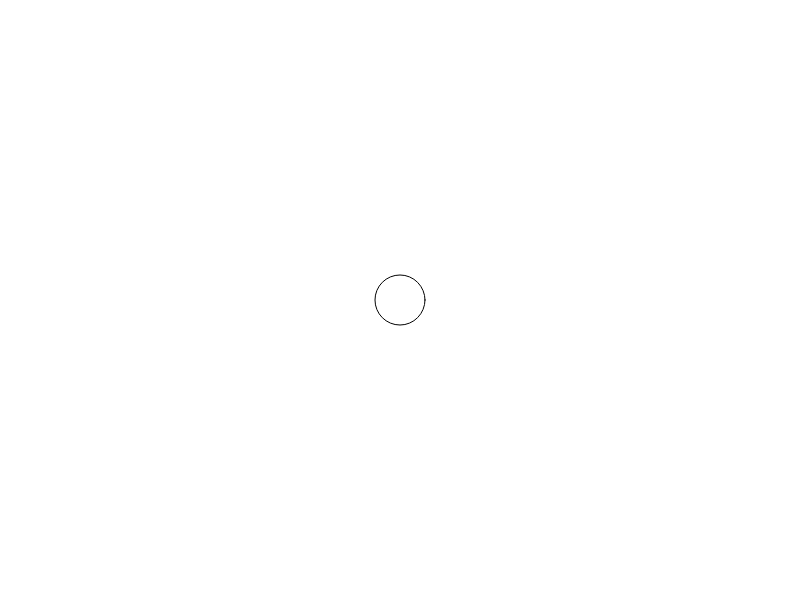
Frame 1 (no input)
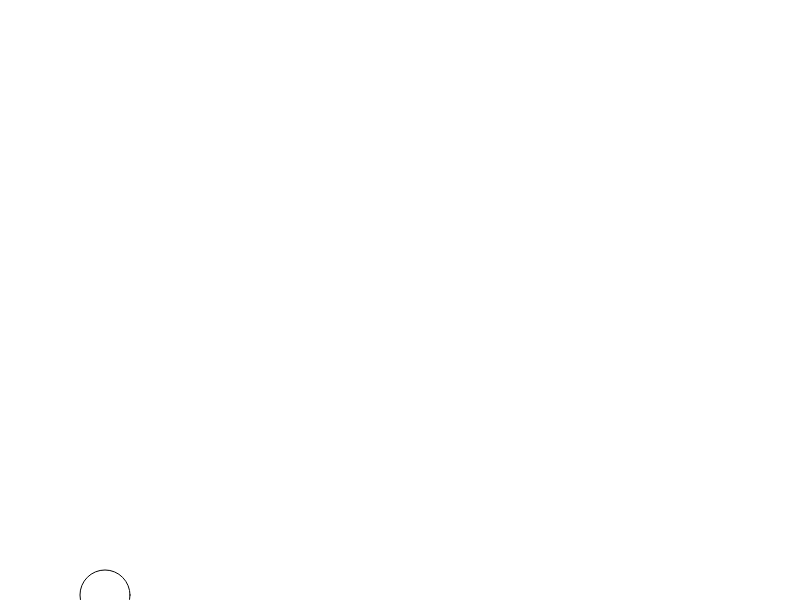
Frame 60 (no input)
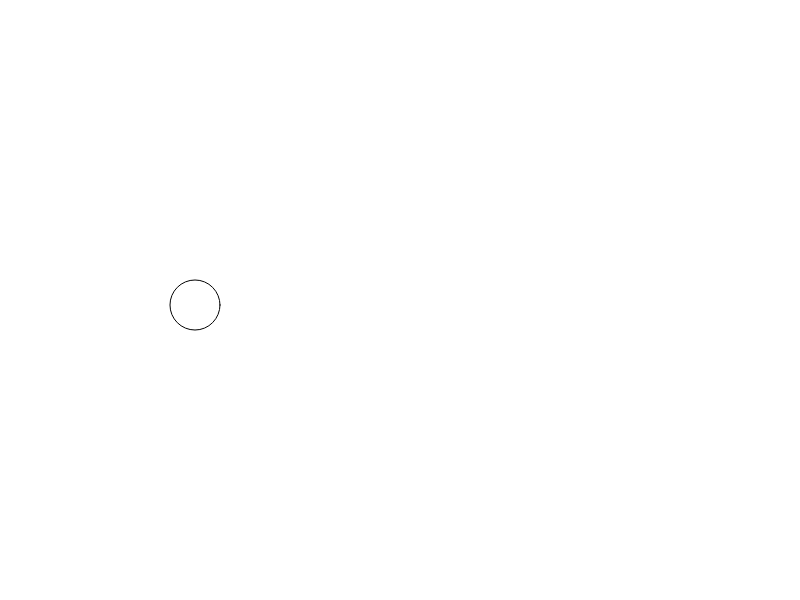
Frame 120 (the mouse pressed at the canvas centre since frame 60)

The p5.js sketch that drew these frames (run headless with seeded random() and noise() and a simulated clock; from frame 60 on, the mouse is pressed at the canvas centre):

// p5.js sketch
// ── sketch.js
// Declare variables for x and y position of the circle, as well as xSpeed and ySpeed

// In the setup function, create canvas with width of 800 and height of 600

//In the draw function:

  // Clear background
  // Draw circle at current x and y position
  // Update x and y position by adding corresponding speed variables
  // Check if x position is at or past the width of the canvas (800) or if it is at or past 0
  // If either of these conditions are met, multiply xSpeed by -1 to change direction of movement
  // Check if y position is at or past the height of the canvas (600) or if it is at or past 0
  // If either of these conditions are met, multiply ySpeed by -1 to change direction of movement

let x = 400;
let y = 300;
let xSpeed = -5;
let ySpeed = 5;

function setup() {
  createCanvas(800, 600);
}

function draw() {
  background(255);
  ellipse(x, y, 50, 50);

  x += xSpeed;
  y += ySpeed;

  if (x >= width || x <= 0) {
    xSpeed *= -1;
  }
  if (y >= height || y <= 0) {
    ySpeed *= -1;
  }
}
